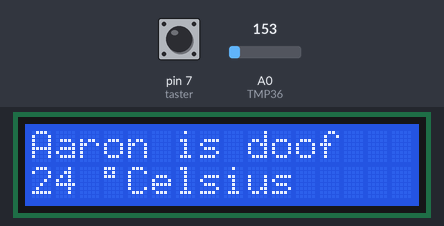
The sketch below on a simulated Arduino Uno, built with avr-gcc and run on an emulated ATmega328P. On the bench: 16×2 character LCD. Inputs (shaded band) come from the test bench; at power-on: pin 7 (taster) LOW, A0 (TMP36) = 153. What the sketch prints to the serial monitor is not drawn.

Above: at 1.2 s.
1.3 s: pin 7 (taster) pulled HIGH for 0.15 s
At 1.53 s:
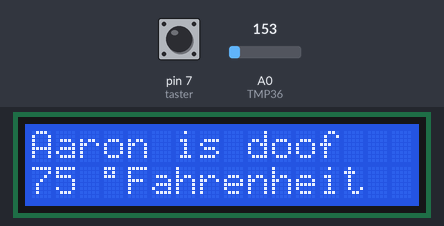
3.1 s: A0 (TMP36) set to 165
At 3.9 s:
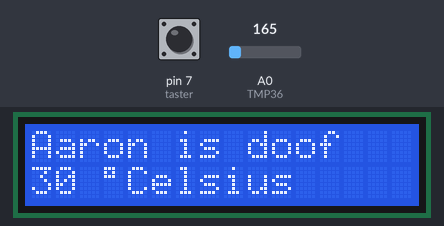
4.8 s: pin 7 (taster) pulled HIGH for 1 s
At 5.7 s:
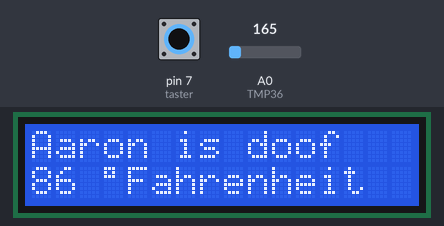
7.4 s: A0 (TMP36) set to 175
At 8.8 s:
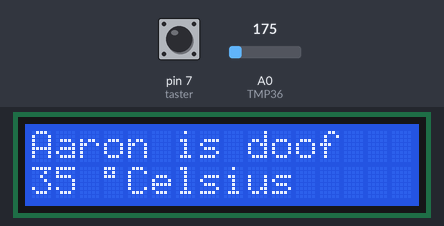
9.1 s: A0 (TMP36) set to 191
At 9.8 s:
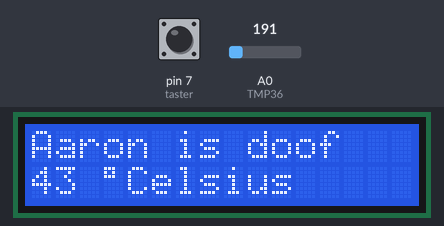
Timing chart, 0 to 11.8 s (numbered marks = the images above; inputs shaded):
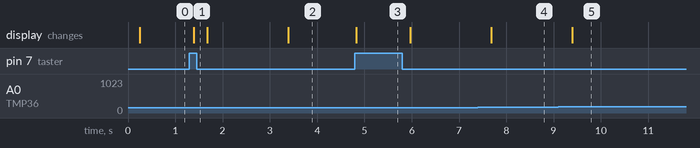

Measured:
- after the input at 1.3 s, the display: changes after 0.09 s (image 1)
- after the input at 3.1 s, the display: changes after 0.29 s (image 2)
- after the input at 4.8 s, the display: changes at once (image 3)
- after the input at 7.4 s, the display: changes after 0.28 s (image 4)
- after the input at 9.1 s, the display: changes after 0.30 s (image 5)

The sketch:

temperatur_mit_display.ino
```cpp
#include <LiquidCrystal.h>

int cursorPos = 0;
LiquidCrystal lcd(12, 11, 5, 4, 3, 2);
int taster=7;
int TMP36 = A0;
int temperatur = 0;
int temp[10];
int time= 20;
int tasterstatus=0;

void setup() {
Serial.begin(9600);
lcd.begin(16, 2);
pinMode(taster, INPUT);
}


void loop() {

temp[0] = map(analogRead(TMP36), 0, 410, -50, 150);
delay(time);
temp[1] = map(analogRead(TMP36), 0, 410, -50, 150);
delay(time);
temp[2] = map(analogRead(TMP36), 0, 410, -50, 150);
delay(time);
temp[3] = map(analogRead(TMP36), 0, 410, -50, 150);
delay(time);
temp[4] = map(analogRead(TMP36), 0, 410, -50, 150);
delay(time);
temp[5] = map(analogRead(TMP36), 0, 410, -50, 150);
delay(time);
temp[6] = map(analogRead(TMP36), 0, 410, -50, 150);
delay(time);
temp[7] = map(analogRead(TMP36), 0, 410, -50, 150);
delay(time);
temp[8] = map(analogRead(TMP36), 0, 410, -50, 150);
delay(time);
temp[9] = map(analogRead(TMP36), 0, 410, -50, 150);


temperatur=(temp[0]+temp[1]+temp[2]+temp[3]+temp[4]+temp[5]
+temp[6]+temp[7]+temp[8]+temp[9])/10; // Alles in eine Zeile!

tasterstatus=digitalRead(taster);
int fahrenheit = temperatur *1.8 +32;

Serial.print(temperatur);
Serial.println(" Grad Celsius");
// lcd.setCursor(0, 0);
// lcd.print("                ");
lcd.setCursor(0, 0);
lcd.print("Aaron is doof");
lcd.setCursor(0, 1);
if (tasterstatus == HIGH){
  lcd.print(fahrenheit);
  lcd.setCursor(3, 1);
  lcd.print(char(223));
  lcd.setCursor(4, 1);
  lcd.print("Fahrenheit");
}else{
  lcd.print(temperatur);
  lcd.setCursor(3, 1);
  lcd.print(char(223));
  lcd.setCursor(4, 1);
  lcd.print("Celsius   ");
}
delay(100);


}
```
